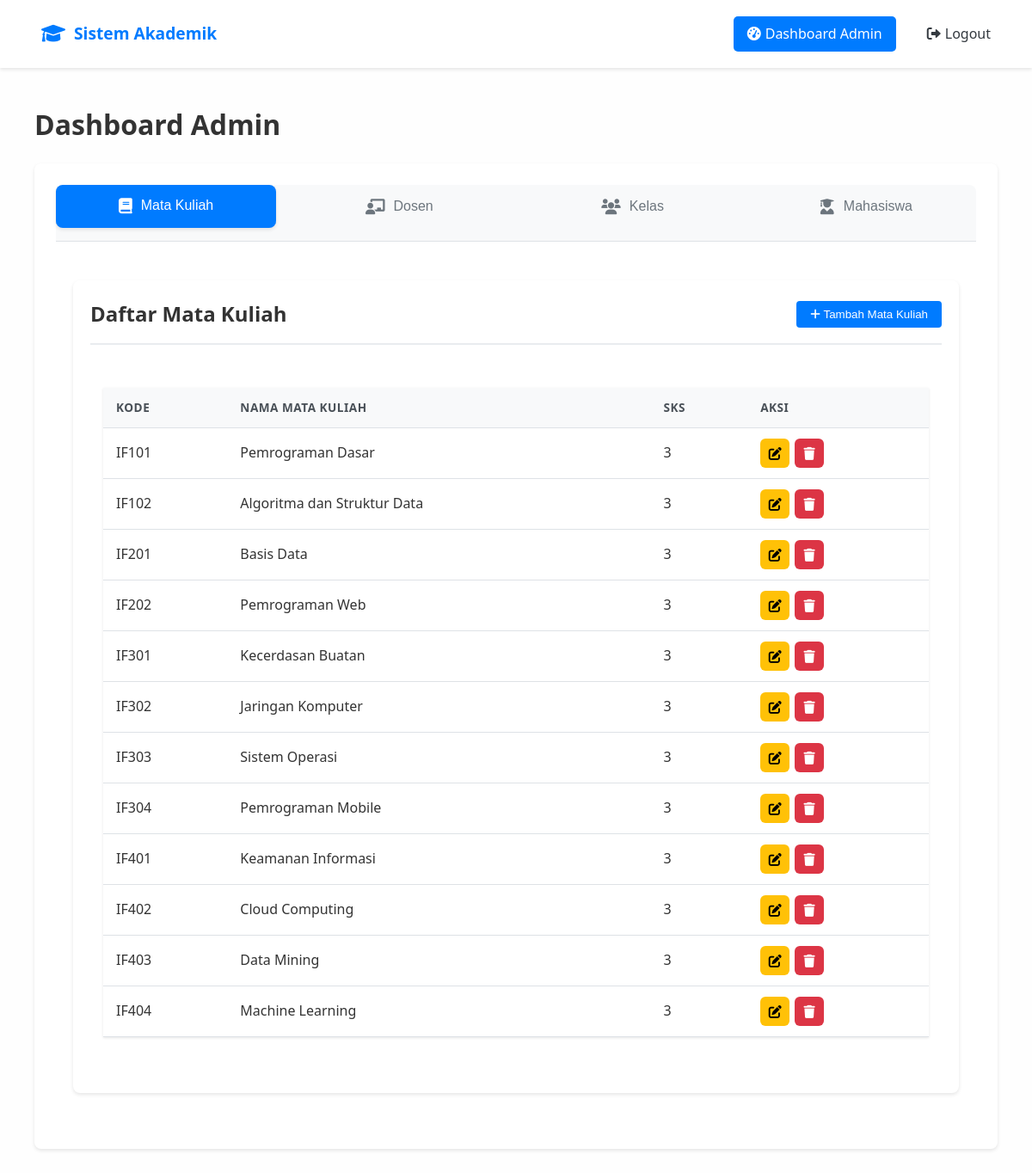
The page /admin (signed in) on the database its author committed.
### models.py (models this page shows)
class MataKuliah(db.Model):
    id = db.Column(db.Integer, primary_key=True)
    kode = db.Column(db.String(10), unique=True, nullable=False)
    nama = db.Column(db.String(100), nullable=False)
    sks = db.Column(db.Integer, nullable=False)
    kelas = db.relationship('Kelas', backref='mata_kuliah', lazy=True,
                          cascade='all, delete-orphan')

### app.py (the view)
@app.route('/admin')
@login_required
def admin_dashboard():
    if current_user.role != 'admin':
        flash('Anda tidak memiliki akses ke halaman ini.', 'warning')
        return redirect(url_for('login'))
    try:
        mata_kuliah = MataKuliah.query.all()
        dosen = Dosen.query.all()
        kelas_list = Kelas.query.all()
        mahasiswa_list = Mahasiswa.query.all()
        return render_template('admin/dashboard.html',
                            mata_kuliah=mata_kuliah,
                            dosen=dosen,
                            kelas_list=kelas_list,
                            mahasiswa_list=mahasiswa_list)
    except Exception as e:
        logger.error(f"Error in admin_dashboard: {str(e)}", exc_info=True)
        flash('Terjadi kesalahan pada sistem saat memuat dashboard.', 'error')
        return redirect(url_for('login'))

### app.py (called while the page is built)
@login_manager.user_loader
def load_user(user_id):
    return User.query.get(int(user_id))

### templates/admin/dashboard.html (shortened to what this page needs)
{% extends "base.html" %}
{% block styles %}
<link rel="stylesheet" href="{{ url_for('static', filename='css/admin.css') }}">
<link rel="stylesheet" href="{{ url_for('static', filename='css/admin_dashboard.css') }}">
{% endblock %}
{% block content %}
<div class="admin-dashboard">
    <h1>Dashboard Admin</h1>
    <div class="tab-container">
        <div class="tab-header">
            <button class="tab-button active" onclick="openTab('mataKuliahTab')">
                <i class="fas fa-book"></i> Mata Kuliah
            </button>
            <button class="tab-button" onclick="openTab('dosenTab')">
                <i class="fas fa-chalkboard-teacher"></i> Dosen
            </button>
            <button class="tab-button" onclick="openTab('kelasTab')">
                <i class="fas fa-users"></i> Kelas
            </button>
            <button class="tab-button" onclick="openTab('mahasiswaTab')">
                <i class="fas fa-user-graduate"></i> Mahasiswa
            </button>
        </div>
        <div class="tab-content active" id="mataKuliahTab">
            <div class="dashboard-section">
                <div class="section-header">
                    <h2>Daftar Mata Kuliah</h2>
                    <button class="btn-primary" onclick="showModal('modalMataKuliah')">
                        <i class="fas fa-plus"></i> Tambah Mata Kuliah
                    </button>
                </div>
                <div class="table-responsive">
                    <table class="data-table">
                        <thead>
                            <tr>
                                <th>Kode</th>
                                <th>Nama Mata Kuliah</th>
                                <th>SKS</th>
                                <th>Aksi</th>
                            </tr>
                        </thead>
                        <tbody>
                            {% for mk in mata_kuliah %}
                            <tr data-mk-id="{{ mk.id }}">
                                <td>{{ mk.kode }}</td>
                                <td>{{ mk.nama }}</td>
                                <td>{{ mk.sks }}</td>
                                <td>
                                    <div class="action-buttons">
                                        <button class="btn-warning btn-sm" onclick="editMataKuliah('{{ mk.id }}')" title="Edit">
                                            <i class="fas fa-edit"></i>
                                        </button>
                                        <button class="btn-danger btn-sm" onclick="deleteMataKuliah('{{ mk.id }}')" title="Hapus">
                                            <i class="fas fa-trash"></i>
                                        </button>
                                    </div>
                                </td>
                            </tr>
                            {% endfor %}
                        </tbody>
                    </table>
                </div>
            </div>
        </div>
    </div>
</div>
{% endblock %}

### templates/base.html (shortened to what this page needs)
<!DOCTYPE html>
<html lang="en">
<head>
    <link rel="stylesheet" href="https://cdnjs.cloudflare.com/ajax/libs/font-awesome/6.0.0/css/all.min.css">
    <link rel="stylesheet" href="{{ url_for('static', filename='css/style.css') }}">
    {% block styles %}{% endblock %}
</head>
<body>
    <nav>
        {% if current_user.is_authenticated %}
            {% if current_user.role == 'admin' %}
                <a href="{{ url_for('admin_dashboard') }}" class="brand">
            {% elif current_user.role == 'dosen' %}
                <a href="{{ url_for('dosen_dashboard') }}" class="brand">
            {% else %}
                <a href="{{ url_for('mahasiswa_dashboard') }}" class="brand">
            {% endif %}
        {% else %}
            <a href="{{ url_for('index') }}" class="brand">
        {% endif %}
            <i class="fas fa-graduation-cap"></i>
            <span>Sistem Akademik</span>
        </a>
        {% if current_user.is_authenticated %}
            <div class="nav-links">
                {% if current_user.role == 'admin' %}
                    <a href="{{ url_for('admin_dashboard') }}" {% if request.endpoint == 'admin_dashboard' %}class="active"{% endif %}>
                        <i class="fas fa-tachometer-alt"></i>
                        Dashboard Admin
                    </a>
                {% elif current_user.role == 'dosen' %}
                    <a href="{{ url_for('dosen_dashboard') }}" {% if request.endpoint == 'dosen_dashboard' %}class="active"{% endif %}>
                        <i class="fas fa-chalkboard-teacher"></i>
                        Dashboard Dosen
                    </a>
                {% else %}
                    <a href="{{ url_for('mahasiswa_dashboard') }}" {% if request.endpoint == 'mahasiswa_dashboard' %}class="active"{% endif %}>
                        <i class="fas fa-user-graduate"></i>
                        Dashboard Mahasiswa
                    </a>
                {% endif %}
                <a href="{{ url_for('logout') }}">
                    <i class="fas fa-sign-out-alt"></i>
                    Logout
                </a>
            </div>
        {% endif %}
    </nav>
    <div class="container">
        {% block content %}{% endblock %}
    </div>
</body>
</html>

### static/css/style.css (style rules this page uses)
* { margin: 0; padding: 0; box-sizing: border-box; }
html, body { height: 100%; margin: 0; padding: 0; }
body { font-family: 'Segoe UI', Tahoma, Geneva, Verdana, sans-serif; line-height: 1.6; color: #333; position: relative; background: url('../images/img.png') no-repeat center center fixed; -webkit-background-size: cover; -moz-background-size: cover; -o-background-size: cover; background-size: cover; }
body::before { content: ''; position: fixed; top: 0; left: 0; right: 0; bottom: 0; background-color: rgba(255, 255, 255, 0.9); z-index: 0; }
.container { position: relative; z-index: 1; max-width: 1500px; margin: 10px auto; padding: 20px; }
nav { position: relative; z-index: 2; background-color: rgba(255, 255, 255, 0.95); box-shadow: 0 2px 4px rgba(0,0,0,0.1); }
nav a { color: #fff; text-decoration: none; padding: 0.5rem 1rem; }
button { background: #333; color: #fff; padding: 10px 20px; border: none; border-radius: 4px; cursor: pointer; }
.dashboard-section, .card, .table-responsive, .modal-content { position: relative; z-index: 1; background-color: rgba(255, 255, 255, 0.95); border-radius: 8px; box-shadow: 0 0px 0px rgba(0,0,0,0.1); margin-bottom: 20px; padding: 20px; }
.data-table { width: 100%; border-collapse: collapse; margin: 20px 0; }
.data-table th, .data-table td { padding: 12px; text-align: left; border-bottom: 1px solid #ddd; }
.data-table th { background-color: #f5f5f5; }
.btn-primary { background-color: #007bff; color: white; border: none; padding: 8px 16px; border-radius: 4px; cursor: pointer; }
.btn-danger { background-color: #dc3545; color: white; border: none; padding: 8px 16px; border-radius: 4px; cursor: pointer; }
.data-table td .action-buttons { display: flex; gap: 6px; justify-content: flex-start; align-items: center; }
.data-table td .btn-sm { width: 34px; height: 34px; padding: 0; margin: 0; border-radius: 6px; display: inline-flex; align-items: center; justify-content: center; transition: all 0.2s ease; border: none; cursor: pointer; }
.data-table td .btn-sm i { margin: 0; font-size: 15px; }
.btn-warning { background-color: #ffc107; color: #000; }
.btn-danger { background-color: #dc3545; color: white; }
.tab-container { background: rgba(255, 255, 255, 0.95); border-radius: 8px; box-shadow: 0 2px 4px rgba(0,0,0,0.1); padding: 25px; margin-top: 30px; }
.tab-header { display: flex; gap: 15px; margin-bottom: 25px; border-bottom: 2px solid #e9ecef; padding-bottom: 15px; }
.tab-button { flex: 1; padding: 15px 25px; font-size: 16px; font-weight: 500; color: #495057; background-color: #f8f9fa; border: 1px solid #dee2e6; border-radius: 8px; cursor: pointer; transition: all 0.3s ease; display: flex; align-items: center; justify-content: center; gap: 10px; min-width: 180px; }
.tab-button i { font-size: 18px; }
.tab-button.active { background-color: #007bff; color: white !important; border-color: #0056b3; box-shadow: 0 2px 4px rgba(0,0,0,0.1); }
.dashboard-section { background: white; border-radius: 8px; padding: 25px; margin-bottom: 30px; }
.section-header { display: flex; justify-content: space-between; align-items: center; margin-bottom: 25px; padding-bottom: 15px; border-bottom: 2px solid #e9ecef; }
.section-header h2 { font-size: 1.5rem; color: #333; margin: 0; }
.table-responsive { margin: 0 -25px; padding: 0 25px; overflow-x: auto; }
.data-table { width: 100%; border-collapse: collapse; margin-bottom: 20px; }
.data-table th { background-color: #f8f9fa; color: #495057; font-weight: 600; padding: 15px; text-align: left; border-bottom: 2px solid #dee2e6; }
.data-table td { padding: 15px; border-bottom: 1px solid #dee2e6; vertical-align: middle; }
.tab-content { display: none; opacity: 0; transition: opacity 0.3s ease; }
.tab-content.active { display: block; opacity: 1; }
.btn-primary { background-color: #007bff; color: white; }
.dashboard-section, .card { padding: 20px; margin-bottom: 20px; }
.table-responsive { padding: 15px; margin: 10px 0; }
.admin-dashboard { padding: 0px; margin: 0px ; max-width: 1600px; }

### rows shown on the page
MataKuliah: kode "IF101", nama "Pemrograman Dasar", sks "3"
MataKuliah: kode "IF102", nama "Algoritma dan Struktur Data", sks "3"
MataKuliah: kode "IF201", nama "Basis Data", sks "3"
MataKuliah: kode "IF202", nama "Pemrograman Web", sks "3"
MataKuliah: kode "IF301", nama "Kecerdasan Buatan", sks "3"
MataKuliah: kode "IF302", nama "Jaringan Komputer", sks "3"
MataKuliah: kode "IF303", nama "Sistem Operasi", sks "3"
MataKuliah: kode "IF304", nama "Pemrograman Mobile", sks "3"
MataKuliah: kode "IF401", nama "Keamanan Informasi", sks "3"
MataKuliah: kode "IF402", nama "Cloud Computing", sks "3"
MataKuliah: kode "IF403", nama "Data Mining", sks "3"
MataKuliah: kode "IF404", nama "Machine Learning", sks "3"
